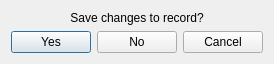
<?xml version="1.0" encoding="UTF-8"?>
<ui version="4.0">
 <class>AddRecordDialog</class>
 <widget class="QDialog" name="AddRecordDialog">
  <property name="windowModality">
   <enum>Qt::ApplicationModal</enum>
  </property>
  <property name="geometry">
   <rect>
    <x>0</x>
    <y>0</y>
    <width>257</width>
    <height>114</height>
   </rect>
  </property>
  <property name="windowTitle">
   <string>Save changes</string>
  </property>
  <property name="modal">
   <bool>true</bool>
  </property>
  <layout class="QVBoxLayout" name="verticalLayout_2">
   <property name="sizeConstraint">
    <enum>QLayout::SetFixedSize</enum>
   </property>
   <item>
    <widget class="QLabel" name="label">
     <property name="sizePolicy">
      <sizepolicy hsizetype="Preferred" vsizetype="Preferred">
       <horstretch>0</horstretch>
       <verstretch>0</verstretch>
      </sizepolicy>
     </property>
     <property name="text">
      <string>Save changes to record?</string>
     </property>
     <property name="alignment">
      <set>Qt::AlignCenter</set>
     </property>
    </widget>
   </item>
   <item>
    <layout class="QHBoxLayout" name="horizontalLayout">
     <item>
      <widget class="QPushButton" name="savePushButton">
       <property name="text">
        <string>Yes</string>
       </property>
      </widget>
     </item>
     <item>
      <widget class="QPushButton" name="revertPushButton">
       <property name="text">
        <string>No</string>
       </property>
      </widget>
     </item>
     <item>
      <widget class="QPushButton" name="cancelPushButton">
       <property name="text">
        <string>Cancel</string>
       </property>
      </widget>
     </item>
    </layout>
   </item>
  </layout>
 </widget>
 <resources/>
 <connections/>
 <slots>
  <slot>scopy()</slot>
 </slots>
</ui>
